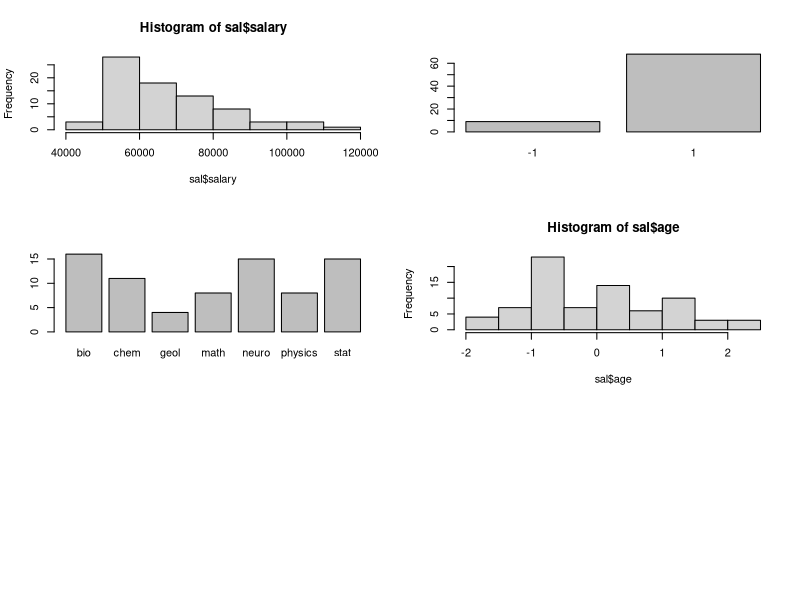
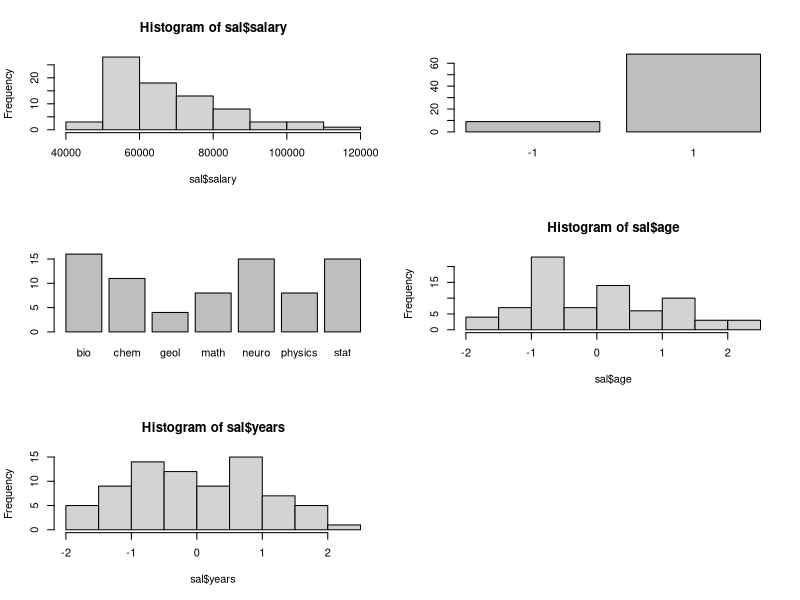
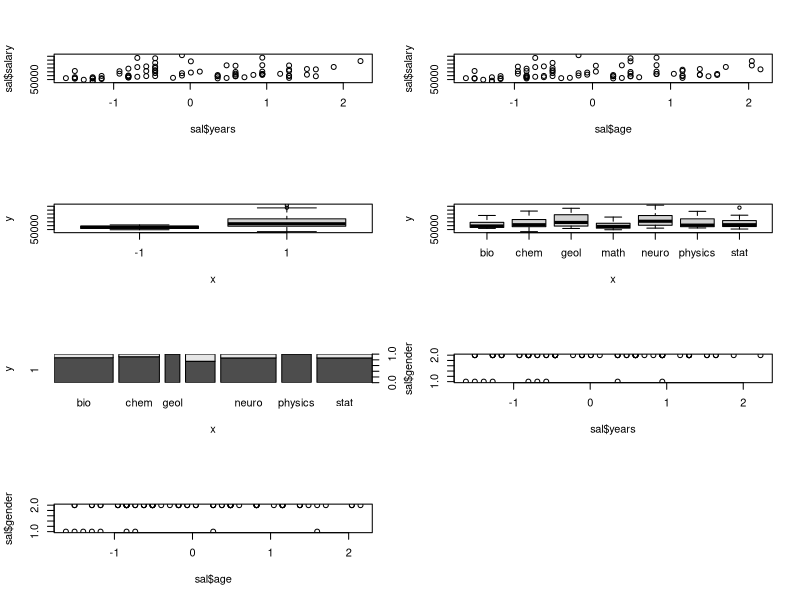
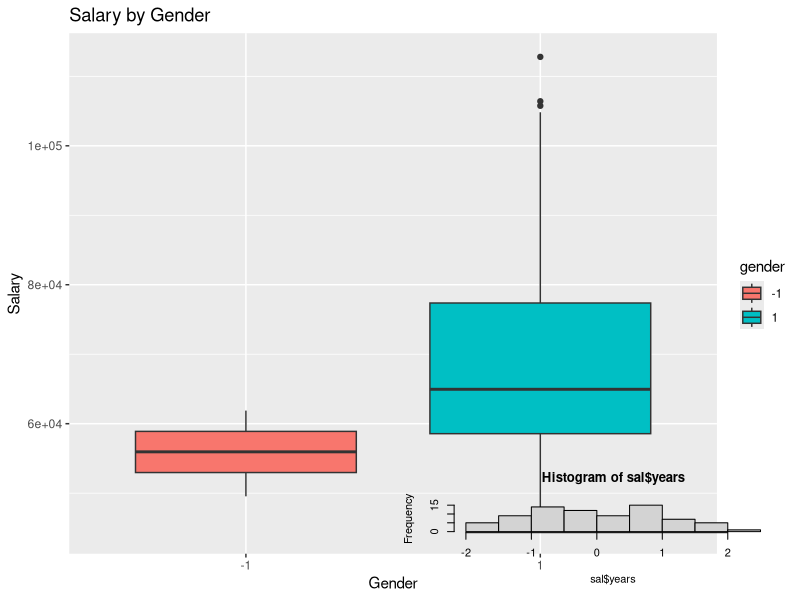

Recreate these plots in R, in order.
#(1)
numreps = 100
subjs_per_group = 24
cohen_d = 0.6

group = c(rep(1,24),rep(2,24))
group = as.factor(group)
dv = rep(0,48)

ps = c(rep(0, numreps))
sig = 0
bonferroni = 0
fdr = 0

for (rep in 1:numreps){
    # sample 24 times from normal distribution with mean 0 and std 1
    x = sort(rnorm(24, 0, 1))
    # sample 24 times from normal distribution with mean 0.6 and std 1 to get effect size 0.6
    y = sort(rnorm(24, cohen_d, 1))

    dv[1:24] = x
    dv[25:48] = y
    
    p_val = t.test(dv~group)$p.value
    ps[rep] = p_val
    if (p_val < 0.05) {sig = sig + 1}

}

bonferroni = p.adjust(ps, method = 'bonferroni', n = numreps)
fdr = p.adjust(ps, method = 'fdr', n = numreps)

bonferroni_sig = length(bonferroni[bonferroni < 0.05])
fdr_sig = length(fdr[fdr < 0.05])

print(sig)
print(bonferroni_sig)
print(fdr_sig)



#(2)
sal = read.csv('data_files//salary.csv')
head(sal)
dim(sal)

#scale continuous vars and convert categorical variables to factors
sal$years = scale(sal$years)
sal$age = scale(sal$age)
sal$gender = as.factor(sal$gender)
sal$departm = as.factor(sal$departm)

# take a look at univariate distributions
par(mfrow=c(3,2))
hist(sal$salary)
plot(sal$gender)
plot(sal$departm)
hist(sal$age)

# take a look at univariate distributions
par(mfrow=c(3,2))
hist(sal$salary)
plot(sal$gender)
plot(sal$departm)
hist(sal$age)
hist(sal$years)

# take a look at basic correlations btwn variables and possible interactions
par(mfrow=c(4,2))
plot(sal$years, sal$salary)
plot(sal$age, sal$salary)
plot(sal$gender, sal$salary)
plot(sal$departm, sal$salary)
plot(sal$departm, sal$gender)
plot(sal$years, sal$gender)
plot(sal$age, sal$gender)

# make more clear plot of salary by gender for best argument
library(ggplot2)
qplot(gender, salary, data=sal, geom=c("boxplot"),
   fill=gender, main="Salary by Gender",
   xlab="Gender", ylab="Salary")
hist(sal$years)

#t-test of the 2 means (men and women), not controlling for edlevel and age
t.test(salary ~ gender, sal)

summary(lm(salary~gender+departm+age+years, data=sal))


